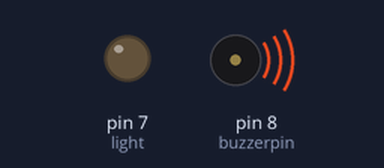
Bench run of a sketch on a simulated Arduino Uno, built with avr-gcc and run on an emulated ATmega328P. Shown: output pins drawn as LEDs (lit = HIGH), buzzer (waves = sounding).

Above: at 0.2 s.
At 2.7 s:
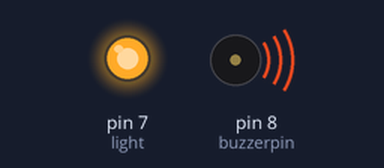
Timing chart, 0 to 5.9 s (numbered marks = the images above):
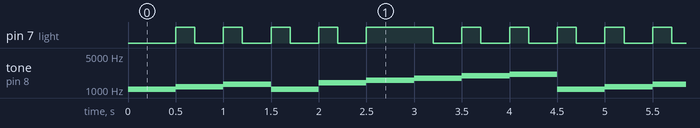

The sketch:

music.ino
```cpp
int buzzerpin = 8;
int light = 7;

#define NOTE_C6 1047
#define NOTE_D6 1175
#define NOTE_E6 1319
#define NOTE_F6 1397
#define NOTE_G6 1568
#define NOTE_A6 1760
#define NOTE_B6 1976
#define NOTE_C7 2093


void setup(){
 pinMode(light,OUTPUT);

}

 void loop(){
  tone(buzzerpin,NOTE_C6,500);

       delay(200);
       digitalWrite(light,LOW);
         delay(300);
       digitalWrite(light,HIGH);
  tone(buzzerpin,NOTE_D6,500);

    delay(200);
       digitalWrite(light,LOW);
         delay(300);
       digitalWrite(light,HIGH);

  tone(buzzerpin,NOTE_E6,500);
      delay(200);
       digitalWrite(light,LOW);
         delay(300);
       digitalWrite(light,HIGH);
  tone(buzzerpin,NOTE_C6,500);
       delay(200);
       digitalWrite(light,LOW);
         delay(300);
       digitalWrite(light,HIGH);
  tone(buzzerpin,NOTE_F6,500);
       delay(200);
       digitalWrite(light,LOW);
         delay(300);
       digitalWrite(light,HIGH);
  tone(buzzerpin,NOTE_G6,500);
    delay(500);
  tone(buzzerpin,NOTE_A6,500);
       delay(200);
       digitalWrite(light,LOW);
         delay(300);
       digitalWrite(light,HIGH);
  tone(buzzerpin,NOTE_B6,500);
        delay(200);
       digitalWrite(light,LOW);
         delay(300);
       digitalWrite(light,HIGH);
  tone(buzzerpin,NOTE_C7,500);

     delay(200);
       digitalWrite(light,LOW);
         delay(300);
       digitalWrite(light,HIGH);
}
```

Measured:
- by itself, pin 7 (light): repeats every 4.5 s: 3 × (LOW 0.30 s, HIGH 0.20 s), LOW 0.30 s, HIGH 0.70 s, 4 × (LOW 0.30 s, HIGH 0.20 s)
- by itself, tone on pin 8 (buzzerpin): repeats every 4.5 s: 1175 Hz 0.50 s, 1319 Hz 0.50 s, 1047 Hz 0.50 s, 1397 Hz 0.50 s, 1568 Hz 0.50 s, 1760 Hz 0.50 s, 1976 Hz 0.50 s, 2093 Hz 0.50 s, 1047 Hz 0.50 s
